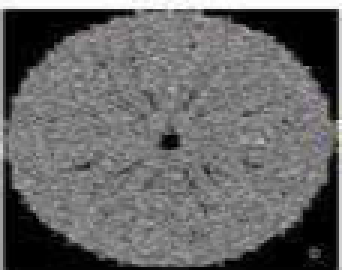
#> input picture OPQ 8/ex1_2.png, 114 x 90 px, found by its file name (shown 3 times larger)
$ python code2.py
#> lines starting #> are read from the running program, lines starting #| are printed output that depends on the picture
import cv2
import matplotlib.pyplot as plt

src_image = cv2.imread("ex1_2.png", cv2.IMREAD_GRAYSCALE)
#> src_image: shape (90, 114); min 0, max 255, mean 101.9

if src_image is None:
    print("Image not found!")
    exit()

# -------------------------
# Histogram Equalization
# -------------------------
equalized_image = cv2.equalizeHist(src_image)
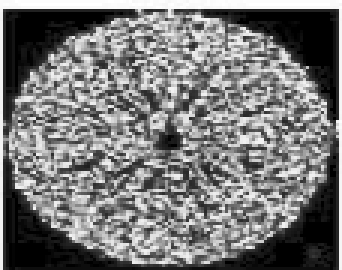
#> equalized_image: shape (90, 114) (shown 3 times larger); min 0, max 255, mean 118.8

# -------------------------
# Display Images
# -------------------------
plt.figure(figsize=(10,5))

plt.subplot(1,2,1)
plt.imshow(src_image, cmap='gray')
plt.title("Original")
plt.axis('off')

plt.subplot(1,2,2)
plt.imshow(equalized_image, cmap='gray')
plt.title("Histogram Equalized")
plt.axis('off')

plt.show()
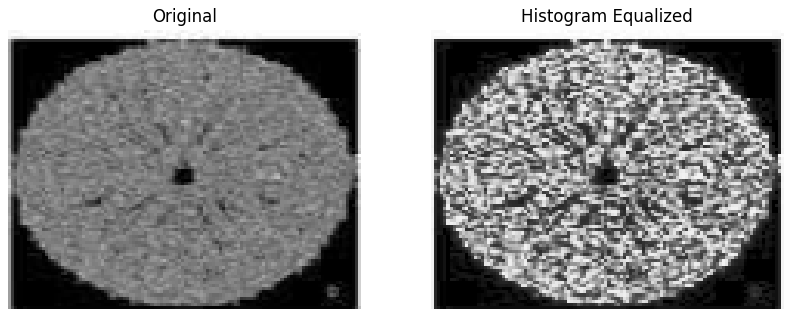
#> figure drawn by matplotlib, 2 panels

# -------------------------
# Histograms
# -------------------------
plt.figure(figsize=(10,4))
plt.subplot(1,2,1)
plt.hist(src_image.ravel(), bins=256, range=(0,255))
plt.title("Histogram Before")

plt.subplot(1,2,2)
plt.hist(equalized_image.ravel(), bins=256, range=(0,255))
plt.title("Histogram After")

plt.show()
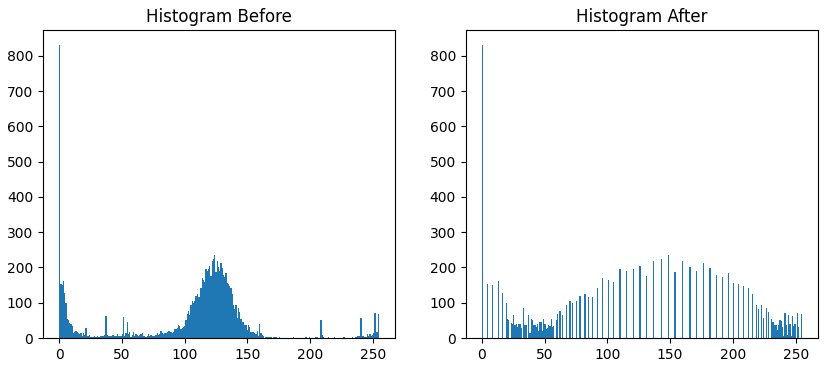
#> figure drawn by matplotlib, 2 panels; panel 1: tallest bar 832 high, from x = 0 to 0.996; panel 2: tallest bar 832 high, from x = 0 to 0.996

$ run again, with OPQ 8/ex1_1.png copied over OPQ 8/ex1_2.png
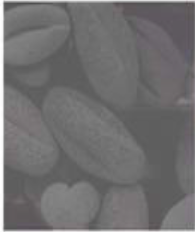
#> input picture OPQ 8/ex1_1.png, 195 x 232 px, found by its file name
#> `equalized_image = cv2.equalizeHist(src_image)`:
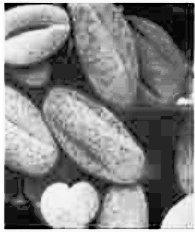
#> equalized_image: shape (232, 195); min 0, max 255, mean 131.2
#> `plt.show()`:
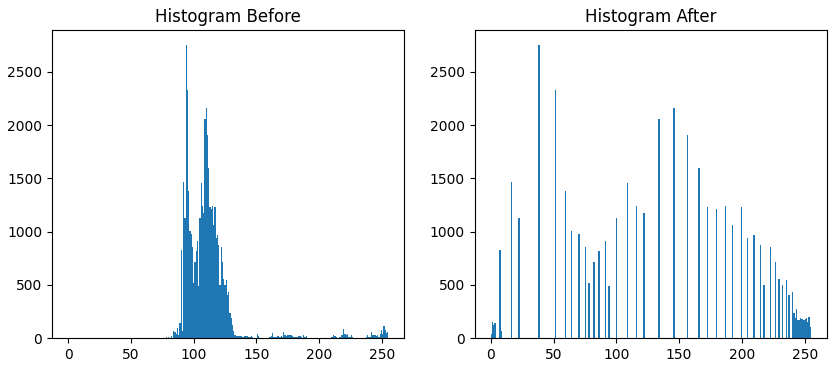
#> figure drawn by matplotlib, 2 panels; panel 1: tallest bar 2756 high, from x = 93.63 to 94.63; panel 2: tallest bar 2756 high, from x = 37.85 to 38.85

$ run again, with OPQ 8/ex1_3.png copied over OPQ 8/ex1_2.png
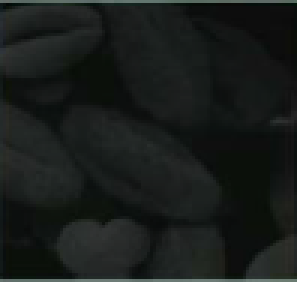
#> input picture OPQ 8/ex1_3.png, 99 x 94 px, found by its file name (shown 3 times larger)
#> `equalized_image = cv2.equalizeHist(src_image)`:
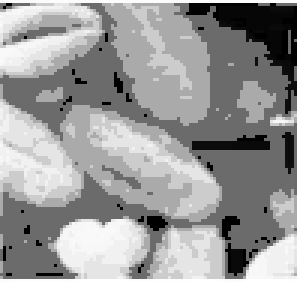
#> equalized_image: shape (94, 99) (shown 3 times larger); min 0, max 255, mean 151.1
#> `plt.show()`:
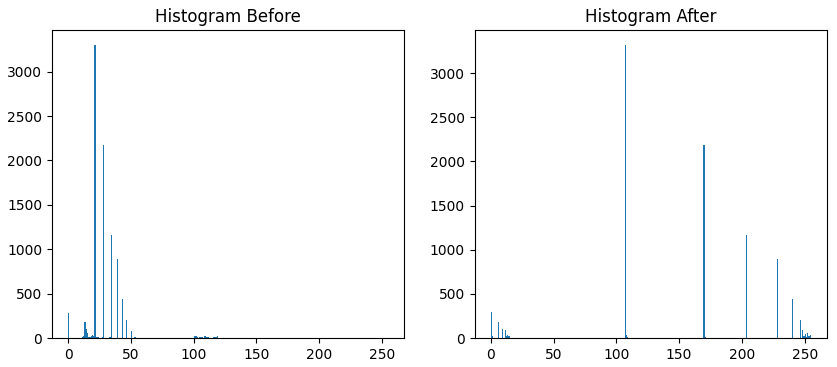
#> figure drawn by matplotlib, 2 panels; panel 1: tallest bar 3305 high, from x = 20.92 to 21.91; panel 2: tallest bar 3321 high, from x = 106.6 to 107.6

$ run again, with OPQ 8/ex1_4.png copied over OPQ 8/ex1_2.png
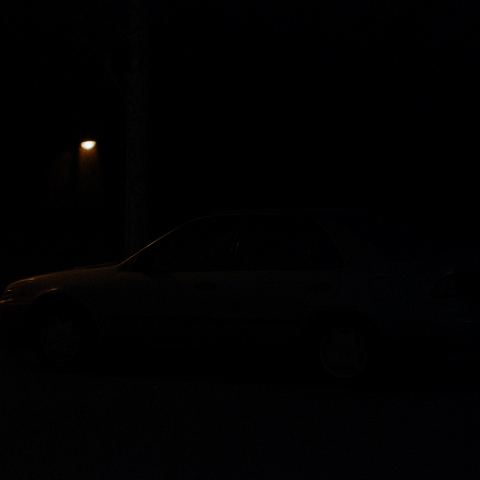
#> input picture OPQ 8/ex1_4.png, 480 x 480 px, found by its file name
#> `equalized_image = cv2.equalizeHist(src_image)`:
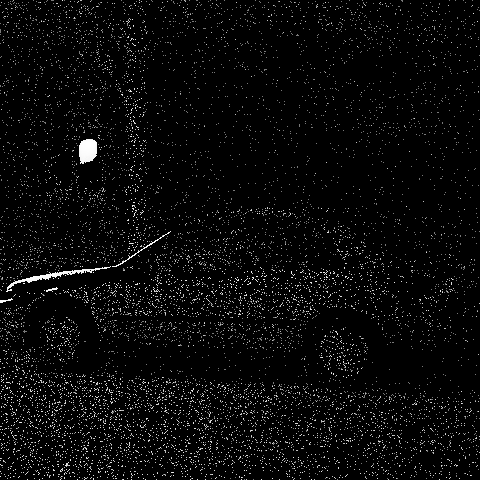
#> equalized_image: shape (480, 480); min 0, max 255, mean 9.5
#> `plt.show()`:
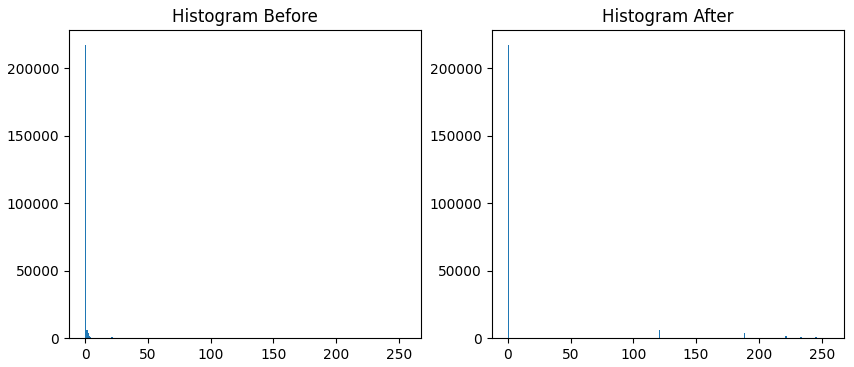
#> figure drawn by matplotlib, 2 panels; panel 1: tallest bar 217428 high, from x = 0 to 0.996; panel 2: tallest bar 217428 high, from x = 0 to 0.996
